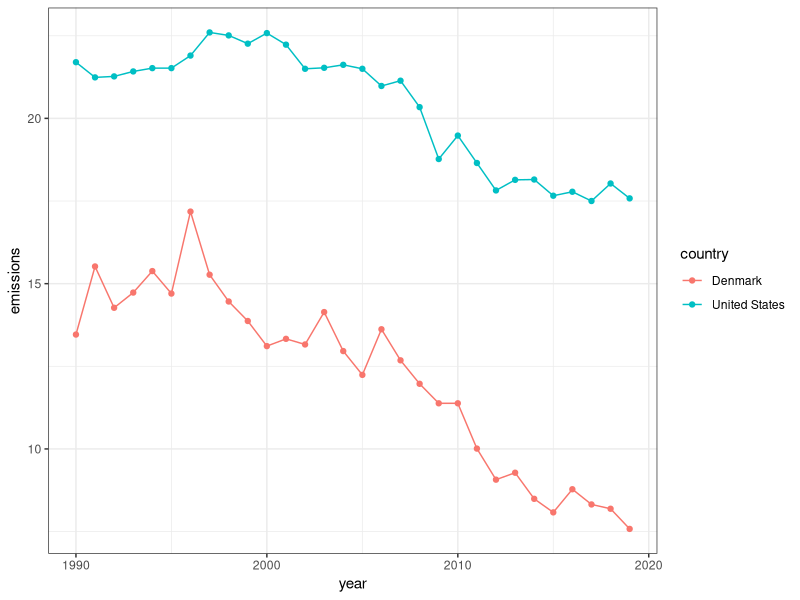

Source code (R): (Note: this script raises an error after producing the figure.)
## ---- chunk 1
rm(list=ls())
library(tidyverse)
library(here)
library(ggfortify)
library(forecast)
library(gridExtra)
## ---- chunk 2
emissions<-read.csv(here("Data for the Code", "Corrected_Data_sets", 
  "emissions_corrected_US_Denmark.csv"), stringsAsFactors = TRUE)
## ---- chunk 3
emissions$year<-paste0("01-01-", emissions$year)
## ---- chunk 4
emissions$year<-as.Date(emissions$year, format="%d-%m-%Y")
#format tells R the dates are just a four digit year, a two digit year is %y, 
#origin informs R where it starts. must do the - in the %d- because the dates 
#are entered with a -. 
## ---- chunk 5
ggplot(emissions, aes(year, emissions, colour= country, group=country)) +  
  geom_line() +
  geom_point(aes(colour=country))+ theme_bw() 
#colour colors by country, and group tells R to group the points by country
#so geom_line will draw lines connecting the data by country.
 
## ---- chunk 6
t.test(emissions~country, data=emissions, paired=TRUE)
## ---- chunk 7
emissions$rate<-NA
denmark_rate<- emissions %>% filter(country=="Denmark")
den_rate<- diff(denmark_rate$emissions) # subtracts n by n-1 to get rate.
denmark_rate$rate[2:30]<-den_rate
denmark_rate<-denmark_rate[2:30,]

emissions$rate<-NA
usa_rate<- emissions %>% filter(country=="United States")
us_rate<- diff(usa_rate$emissions)
usa_rate$rate[2:30]<-us_rate
usa_rate<-usa_rate[2:30,]

emissions_rate<- rbind(usa_rate, denmark_rate)

## ---- chunk 8
ggplot(emissions_rate, aes(year, rate, colour= country, group=country)) +  
  geom_smooth() + theme_bw() #colour colors by country, and group tells R to 
#group the points by country so geom_line will draw lines connecting the 
#data by country.

## ---- chunk 9
t.test(rate~country, data=emissions_rate, paired=TRUE) 
#complete.cases means just use the ones without NAs
## ---- chunk 10
emissions_rate_2010<- emissions_rate %>% 
  filter(emissions_rate$year>="2010-01-01")

## ---- chunk 11
t.test(rate~country, data=emissions_rate_2010, paired=TRUE)
#complete.cases means just use the ones without NAs
## ---- chunk 12
survey<- read.csv(here("Data for the Code", "Corrected_Data_sets", 
                       "final_ccos_US_Denmark.csv"), stringsAsFactors=TRUE )
## ---- chunk 13
#Parcing out just the survey answers regarding climate change beliefs
fuels<- survey %>% filter(survey$question=="Ques__Fossil_moreorless") 
## ---- chunk 14
# Making the graph
ggplot(fuels, aes(response,Number, fill=Country))+geom_bar(stat = 'identity',
  position = 'dodge') + 
  labs(title="Fossil Fuel Use", x="Response to Survey Question", y="Percent") + 
  # renaming x and y axis labels
  theme_bw() +
  coord_flip() # switching x and y axis to read the suvey questions
## ---- chunk 15
library(scales)
fuels<- fuels %>% mutate(percent=paste0(round(Number, digits=1), "%"))
ggplot(fuels, aes(x=Country, y=Number, fill=response)) + 
  geom_col()+ #also makes a bar graph
  geom_text(aes(label=percent), position=position_stack(vjust = 0.5), color="white", fontface="bold")+ #stack stacks them, fontface bolds  the numbers in the bargraphs 
  coord_flip()+
  scale_x_discrete()+
  scale_fill_viridis_d()+
  labs(title="How much Fossil Fuels Should We Use", x=NULL, fill=NULL)
  
  
  
  
## ---- chunk 16
fuels_diverging <- fuels %>% mutate(percent=if_else(response %in% c("Much less", "Somewhat less"), Number, -Number)) 
#everything in there 
## ---- chunk 17
fuels_diverging<- fuels_diverging %>% mutate(percent=paste0(round(percent, digits=1), "%"))
ggplot(fuels_diverging, aes(x=Country, y=Number, fill=response)) + 
  geom_col()+ #also makes a bar graph
  geom_text(aes(label=percent), position=position_stack(vjust = 0.5), color="white", fontface="bold")+ #stack stacks them, fontface bolds  the numbers in the bargraphs 
  coord_flip()+
  scale_x_discrete()+
  scale_fill_viridis_d()+
  labs(title="How much Fossil Fuels Should We Use", x=NULL, fill=NULL)+
 theme_minimal()+
  theme(axis.text.x=element_blank(), axis.title.x=element_blank(),
panel.grid=element_blank(),
legend.position="top")
## ---- chunk 18
ggplot(fuels, aes(x="", y= Number, fill=response))+  
  geom_bar(stat="identity", width=1)+ coord_polar("y", start=0) + 
   geom_label(aes(label = round(Number, digits = 1)), nudge_x = 0.4) +
  # add percentages
  theme_void()+ # remove background, grid, numeric labels
facet_wrap(~Country)
## ---- chunk 19
dumb_way<- c(1101,3096,1101,3096,1101,3096,1101,3096,1101,3096,1101,3096,1101,3096)
#1101 Danes answered the survey, 3096 Americans did.
fuels$num_people<- dumb_way #put that vector into here

fuels<- fuels %>% group_by(Country, response) %>% 
  mutate(total=(Number/100)*num_people) #calculating rate where Number=percentage

fuels$total<- round(fuels$total, digits=0) #round to whole number

fuels_numPeople<- fuels %>% select(response, Country, total)
## ---- chunk 20
t_Den<- c(24,50, 87, 293,590,54,13)
t_US<-c(306,296,445,555,1253,201,39)
t_matrix<- as.matrix(rbind(t_Den, t_US))
chisq.test(t_matrix)
## ---- chunk 21
ugh<- survey %>% filter()
## ---- chunk 22
fuels_numPeople<-fuels_numPeople %>% filter(response != "Don't know") #excluding don't know

fuels_numPeople$grouped_answer<- NA
more<- which( fuels_numPeople$response== "Much less" |fuels_numPeople$response== "Somewhat less" )
less<- which( fuels_numPeople$response== "Much more" |fuels_numPeople$response== "Somewhat more" | fuels_numPeople$response== "Refused" |fuels_numPeople$response== "Same amount as today")

  fuels_numPeople$grouped_answer[more]<- "more"
  fuels_numPeople$grouped_answer[less]<- "less"


fuels_numPeople<- fuels_numPeople %>% group_by(Country, grouped_answer) %>% summarise(grouped_number=sum(total))

fuels_numPeople<- fuels_numPeople %>% filter(grouped_answer != is.na)
